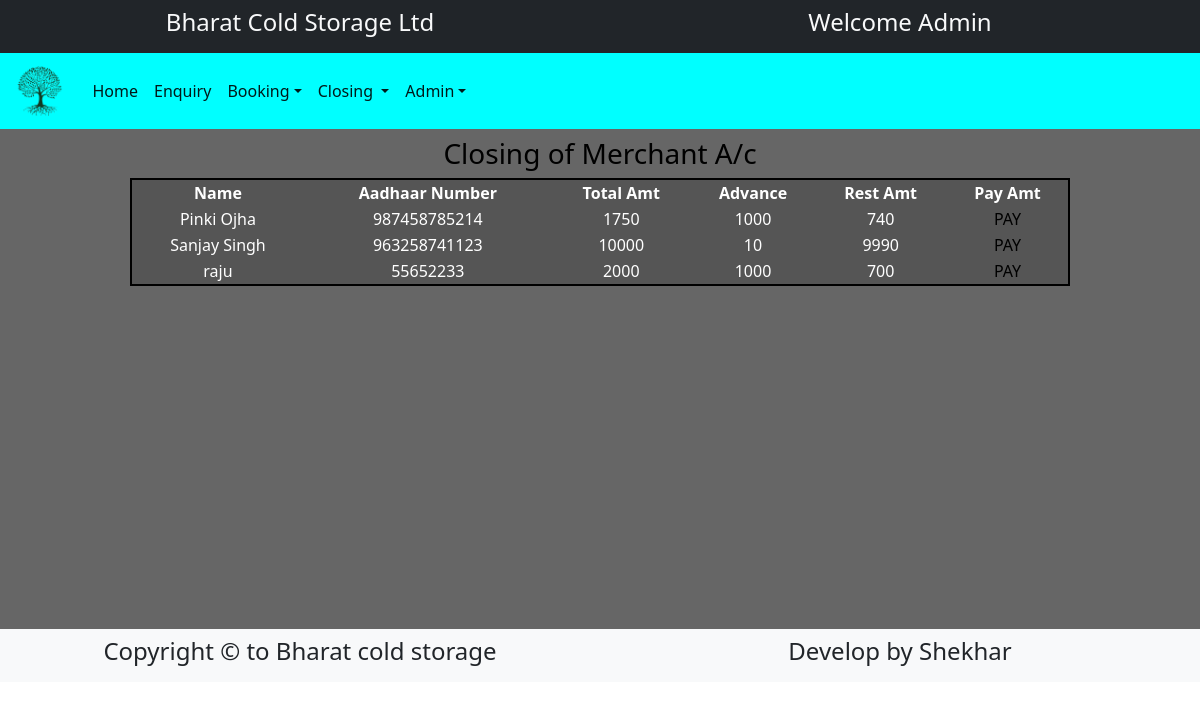
The app's page /adminapp/mac/ (signed in) with its own data.
### adminapp/models.py (models this page shows)
class mBooking(models.Model):
    name=models.CharField(max_length=14)
    firmname=models.CharField(max_length=100)
    firmaddress=models.TextField()
    contactno=models.CharField(max_length=10)
    aadhaarno=models.CharField(max_length=12,primary_key=True)
    panno=models.CharField(max_length=10)
    gstno=models.CharField(max_length=15)
    demand=models.CharField(max_length=20)
    ninkg=models.IntegerField() #input to Accounting to Merchant
    rate=models.IntegerField() #input to Accounting to admin
    totalamt=models.IntegerField()
    advance=models.IntegerField()#input to Accounting to  merchant
    restamt=models.IntegerField()
    bookingdate=models.CharField(max_length=30)

### adminapp/views.py (the view)
# urls.py: path('mac/',views.mac,name='mac'),
def mac(request):
    try:
        if request.session['userid']:
            ma=mBooking.objects.all()
            return render(request,'mac.html',{'ma':ma})
    except:
        return render(request,'login.html')

### adminapp/templates/mac.html
{% extends "adminbase.html" %}
{% block body %}
<h3 style="color:#000000; text-align:center;"> Closing of Merchant A/c </h3>
<div >
    <table  class="text-center" style="width:80%; margin:0 auto; background-color: #0000002a; border: 2px solid Black ; ">
        <tr >
            <th >Name</th>
            <th >Aadhaar Number</th>
            <th >Total Amt</th>
            <th >Advance</th>
            <th >Rest Amt</th>
            <th >Pay Amt</th>
        </tr>
        {% for b in ma %}
        <tr>
            <td >{{b.name}}</td>
            <td >{{b.aadhaarno}}</td>
            <td >{{b.totalamt}}</td>
            <td >{{b.advance}}</td>
            <td >{{b.restamt}}</td>
            <td >
               <a href="{% url 'adminapp:macpay' mc=b.aadhaarno %}"> PAY</a>
            </td>
        </tr>
        {% endfor %}
    </table>
</div>
{% endblock body %}

### adminapp/templates/adminbase.html (style rules this page uses)
a { text-decoration: none; color:black; }

### records on screen
mBooking: name "Pinki Ojha", aadhaarno "987458785214", totalamt "1750", advance "1000", restamt "740"
mBooking: name "Sanjay Singh", aadhaarno "963258741123", totalamt "10000", advance "10", restamt "9990"
mBooking: name "raju", aadhaarno "55652233", totalamt "2000", advance "1000", restamt "700"
